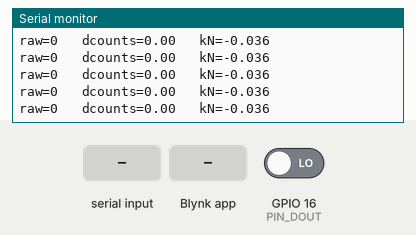
The sketch below on a simulated ESP32. Parts: the last lines printed to the serial monitor. The test bench sets the inputs (shaded band); at power-on: GPIO 16 (PIN_DOUT) LOW. WiFi joins after 1.5 s; servers stay silent unless stated.

Above: at 1.4 s.
1.5 s: "t" received over Serial
At 1.51 s:
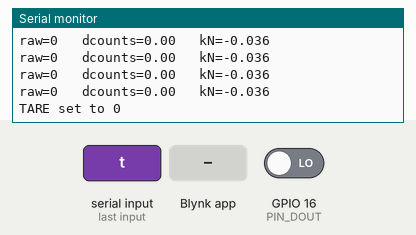
3.0 s: Blynk app writes 1 to V2
6.0 s: "u" received over Serial
At 6.16 s:
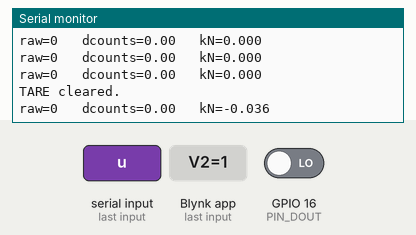
7.5 s: "s" received over Serial
At 7.51 s:
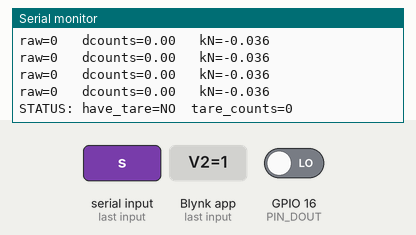

The sketch:

CalibracionIOT15Dic.ino
```cpp
/*
  ESP32 + ADS1232 + BLYNK
  Lectura cruda + TARE corregido + conversión a kiloNewtons (kN)
  Velocidad: 10 SPS (según configuración del ADS)
  Comandos por Serial: 't' (tare), 'u' (un-tare), 's' (status)

  BLYNK:
  - V0: RAW Data (long)
  - V1: Fuerza en kN (double)
  - V2: Botón de TARA (opcional)
*/

// --- 1. CREDENCIALES BLYNK (REEMPLAZA SI ES NECESARIO) ---
#define BLYNK_TEMPLATE_ID   "TMPL2Vs-zDEfC"
#define BLYNK_TEMPLATE_NAME "Dinamomo"
#define BLYNK_AUTH_TOKEN    "YfU_ahdDLPjNchPf-0xrvNuT4C9HvEg9"

#define BLYNK_PRINT Serial

#include <WiFi.h>
#include <WiFiClient.h>
#include <BlynkSimpleEsp32.h>
#include "esp32-hal-cpu.h" // Para modo ahorro si lo necesitas

// --- 2. CREDENCIALES WIFI ---
char ssid[] = "KJCM";
char pass[] = "mdk12345";

// Pines (ajusta si cambias)
#define PIN_DOUT  16
#define PIN_SCLK  17

BlynkTimer timer;

// --- Parámetros de lectura / filtrado ---
const int NUM_AVG = 5;         // Bajé a 5 para no bloquear tanto tiempo el loop de Blynk
const int READ_TIMEOUT_MS = 200; // timeout esperando DRDY

// --- Constantes de calibración (TUS VALORES ORIGINALES) ---
// Counts = slope * N + intercept
const double CAL_SLOPE = 0.8689289669;    // counts por Newton (slope)
const double CAL_INTERCEPT = 30.890357;   // counts (offset)

// --- Variables runtime ---
volatile double tare_counts = 0.0; // valor de tare en "counts" (promedio)
bool have_tare = false;

// --------------------------
// PROTOTIPOS
long readADS1232();
bool readADS1232_avg(int n, long &outAvg);
void serialCommands();

// --------------------------
// FUNCIÓN PRINCIPAL DE PROCESAMIENTO
void processAndSend() {
  // leer promedio
  long avgRaw;
  bool ok = readADS1232_avg(NUM_AVG, avgRaw);

  if (!ok) {
    // Si falla el sensor, no enviamos basura
    return;
  }

  // convertir (TU LÓGICA EXACTA)
  double raw = (double) avgRaw;
  double dcounts = raw - (have_tare ? tare_counts : 0.0);

  double N;
  if (have_tare) {
    N = (raw - tare_counts) / CAL_SLOPE;
  } else {
    N = (raw - CAL_INTERCEPT) / CAL_SLOPE;
  }
  double kN = N / 1000.0; // kiloNewtons

  // Imprimir Serial (Como tu código original)
  Serial.print("raw=");
  Serial.print((long)raw);
  Serial.print("\t dcounts=");
  Serial.print(dcounts, 2);
  Serial.print("\t kN=");
  Serial.println(kN, 3);

  // ENVIAR A BLYNK
  if (Blynk.connected()) {
    Blynk.virtualWrite(V0, (long)raw); // Enviar Raw a V0
    Blynk.virtualWrite(V1, kN);        // Enviar kN a V1
  }
}

// --------------------------
// COMANDO DE TARA DESDE BLYNK (V2) - Opcional
BLYNK_WRITE(V2) {
  if (param.asInt() == 1) {
     long avg;
     if (readADS1232_avg(NUM_AVG, avg)) {
        tare_counts = (double)avg;
        have_tare = true;
        Serial.println(">>> TARE FROM BLYNK EXECUTED <<<");
     }
  }
}

// --------------------------
void setup() {
  setCpuFrequencyMhz(80); // Mantiene estabilidad wifi
  Serial.begin(115200);
  delay(200);

  pinMode(PIN_DOUT, INPUT);
  pinMode(PIN_SCLK, OUTPUT);
  digitalWrite(PIN_SCLK, LOW);

  Serial.println();
  Serial.println("=== ADS1232 RAW + kN + BLYNK ===");
  Serial.print("Conectando a WiFi: ");
  Serial.println(ssid);

  // Conexión no bloqueante
  WiFi.begin(ssid, pass);
  Blynk.config(BLYNK_AUTH_TOKEN);

  // Ejecutar lógica cada 200ms
  timer.setInterval(200L, processAndSend);
  // Reintentar conexión si cae
  timer.setInterval(5000L, [](){ if(!Blynk.connected()) Blynk.connect(); });
}

void loop() {
  if (Blynk.connected()) Blynk.run();
  timer.run();
  serialCommands(); // Mantengo tus comandos seriales 't', 'u', 's'
}

// --------------------------
// TUS FUNCIONES AUXILIARES (INTACTAS)
// --------------------------

bool readADS1232_avg(int n, long &outAvg) {
  long sum = 0;
  int valid = 0;
  for (int i = 0; i < n; ++i) {
    long v = readADS1232();
    if (v == LONG_MIN) return false;
    sum += v;
    valid++;
  }
  if (valid == 0) return false;
  outAvg = sum / valid;
  return true;
}

long readADS1232() {
  unsigned long t0 = millis();
  while (digitalRead(PIN_DOUT) == HIGH) {
    if (millis() - t0 > READ_TIMEOUT_MS) return LONG_MIN;
  }
  unsigned long raw = 0;
  noInterrupts();
  for (int i = 0; i < 24; i++) {
    digitalWrite(PIN_SCLK, HIGH);
    delayMicroseconds(2);
    raw = (raw << 1) | (digitalRead(PIN_DOUT) & 0x1);
    digitalWrite(PIN_SCLK, LOW);
    delayMicroseconds(2);
  }
  digitalWrite(PIN_SCLK, HIGH);
  delayMicroseconds(2);
  digitalWrite(PIN_SCLK, LOW);
  interrupts();
  if (raw & 0x800000) raw |= 0xFF000000;
  return (long) raw;
}

void serialCommands() {
  while (Serial.available()) {
    char c = Serial.read();
    if (c == 't' || c == 'T') {
      long avg;
      if (readADS1232_avg(NUM_AVG, avg)) {
        tare_counts = (double)avg;
        have_tare = true;
        Serial.print("TARE set to "); Serial.println((long)tare_counts);
      } else {
        Serial.println("TARE failed (timeout).");
      }
    } else if (c == 'u' || c == 'U') {
      have_tare = false;
      tare_counts = 0.0;
      Serial.println("TARE cleared.");
    } else if (c == 's' || c == 'S') {
      Serial.print("STATUS: have_tare="); Serial.print(have_tare ? "YES" : "NO");
      Serial.print("  tare_counts="); Serial.println(have_tare ? (long)tare_counts : 0);
    }
  }
}
```

Measured:
- after the input at 1.5 s, the serial monitor: prints a new line at once (image 1)
- after the input at 6.0 s, the serial monitor: prints a new line at once (image 2)
- after the input at 7.5 s, the serial monitor: prints a new line at once (image 3)
